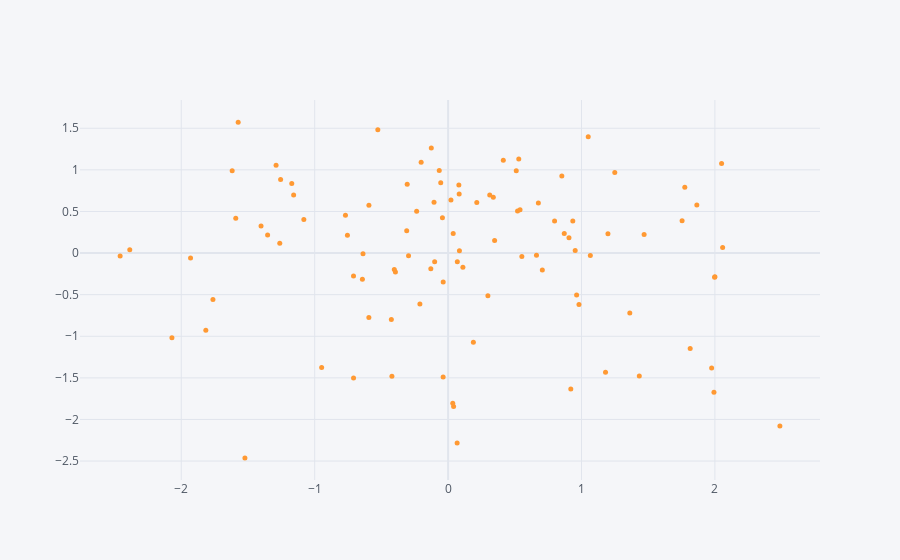

Write notebook code for a chart like this one.
### Code cell
df.iplot(x = "A", y="B", mode="markers", size = 5)
